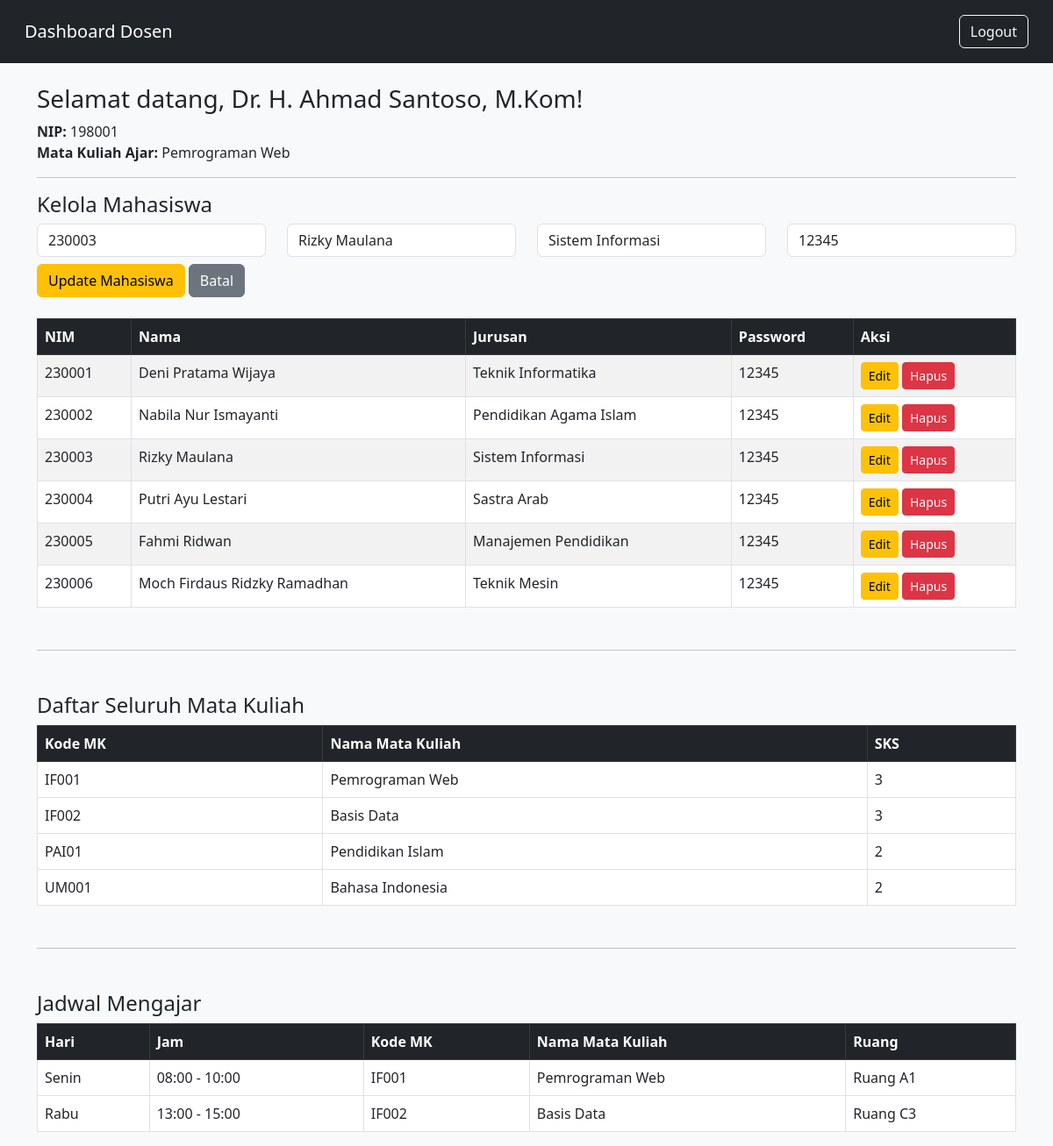
The app's page /dashboard-dosen.php?edit=230003 (signed in) with its own data.
### tables this page shows
CREATE TABLE `dosen` (
  `nip` varchar(10) NOT NULL,
  `nama` varchar(100) DEFAULT NULL,
  `matkul_ajar` varchar(100) DEFAULT NULL,
  `password` varchar(255) DEFAULT NULL
);

CREATE TABLE `mahasiswa` (
  `nim` varchar(10) NOT NULL,
  `nama` varchar(100) DEFAULT NULL,
  `jurusan` varchar(100) DEFAULT NULL,
  `alamat` text DEFAULT NULL,
  `password` varchar(255) DEFAULT NULL
);

CREATE TABLE `matakuliah` (
  `kode_mk` varchar(10) NOT NULL,
  `nama_mk` varchar(100) DEFAULT NULL,
  `sks` int(11) DEFAULT NULL
);

CREATE TABLE `jadwal` (
  `id_jadwal` int(11) NOT NULL,
  `kode_mk` varchar(10) DEFAULT NULL,
  `nip` varchar(10) DEFAULT NULL,
  `nama_dosen` varchar(30) DEFAULT NULL,
  `hari` varchar(20) DEFAULT NULL,
  `jam_mulai` time DEFAULT NULL,
  `jam_selesai` time DEFAULT NULL,
  `ruang` varchar(50) DEFAULT NULL
);

### dashboard-dosen.php (the view, shortened to what this page needs)
<?php
include 'config/koneksi.php';
$dosen = $conn->query("SELECT * FROM dosen WHERE nip='" . $_SESSION['id'] . "'")->fetch_assoc();
$editData = null;
if (isset($_GET['edit'])) {
  $editData = $conn->query("SELECT * FROM mahasiswa WHERE nim='" . $_GET['edit'] . "'")->fetch_assoc();
}
?>
<!DOCTYPE html>
<html>
<head>
  <link href="https://cdn.jsdelivr.net/npm/bootstrap@5.3.0/dist/css/bootstrap.min.css" rel="stylesheet">
  <link rel="stylesheet" href="style.css">
</head>
<body>
<nav class="navbar navbar-dark bg-dark p-3">
  <div class="container-fluid">
    <span class="navbar-brand">Dashboard Dosen</span>
    <a href="logout.php" class="btn btn-outline-light">Logout</a>
  </div>
</nav>
<div class="container mt-4">
  <h3>Selamat datang, <?= $dosen['nama'] ?>!</h3>
  <p><strong>NIP:</strong> <?= $dosen['nip'] ?><br>
     <strong>Mata Kuliah Ajar:</strong> <?= $dosen['matkul_ajar'] ?></p>
  <hr>
  <h4>Kelola Mahasiswa</h4>
  <form method="post" class="mb-4">
    <div class="row">
      <div class="col-md-3 mb-2">
        <input type="text" name="nim" value="<?= $editData['nim'] ?? '' ?>" class="form-control" placeholder="NIM" required <?= isset($editData) ? 'readonly' : '' ?>>
      </div>
      <div class="col-md-3 mb-2">
        <input type="text" name="nama" value="<?= $editData['nama'] ?? '' ?>" class="form-control" placeholder="Nama" required>
      </div>
      <div class="col-md-3 mb-2">
        <input type="text" name="jurusan" value="<?= $editData['jurusan'] ?? '' ?>" class="form-control" placeholder="Jurusan" required>
      </div>
      <div class="col-md-3 mb-2">
        <input type="text" name="password" value="<?= $editData['password'] ?? '' ?>" class="form-control" placeholder="Password" required>
      </div>
    </div>
    <button type="submit" name="<?= isset($editData) ? 'edit' : 'tambah' ?>" class="btn btn-<?= isset($editData) ? 'warning' : 'primary' ?>">
      <?= isset($editData) ? 'Update Mahasiswa' : 'Tambah Mahasiswa' ?>
    </button>
    <?php if (isset($editData)): ?>
      <a href="dashboard-dosen.php" class="btn btn-secondary">Batal</a>
    <?php endif; ?>
  </form>
  <table class="table table-bordered table-striped">
    <thead class="table-dark">
      <tr>
        <th>NIM</th>
        <th>Nama</th>
        <th>Jurusan</th>
        <th>Password</th>
        <th>Aksi</th>
      </tr>
    </thead>
    <tbody>
      <?php
      $mahasiswa = $conn->query("SELECT * FROM mahasiswa ORDER BY nim");
      while ($row = $mahasiswa->fetch_assoc()):
      ?>
      <tr>
        <td><?= $row['nim'] ?></td>
        <td><?= $row['nama'] ?></td>
        <td><?= $row['jurusan'] ?></td>
        <td><?= $row['password'] ?></td>
        <td>
          <a href="?edit=<?= $row['nim'] ?>" class="btn btn-sm btn-warning">Edit</a>
          <a href="?hapus=<?= $row['nim'] ?>" class="btn btn-sm btn-danger" onclick="return confirm('Yakin hapus?')">Hapus</a>
        </td>
      </tr>
      <?php endwhile; ?>
    </tbody>
  </table>
  <hr class="my-5">
  <h4>Daftar Seluruh Mata Kuliah</h4>
  <table class="table table-bordered table-hover">
    <thead class="table-dark">
      <tr>
        <th>Kode MK</th>
        <th>Nama Mata Kuliah</th>
        <th>SKS</th>
      </tr>
    </thead>
    <tbody>
      <?php
      $matkul = $conn->query("SELECT * FROM matakuliah ORDER BY kode_mk");
      while ($row = $matkul->fetch_assoc()):
      ?>
      <tr>
        <td><?= $row['kode_mk'] ?></td>
        <td><?= $row['nama_mk'] ?></td>
        <td><?= $row['sks'] ?></td>
      </tr>
      <?php endwhile; ?>
    </tbody>
  </table>
<hr class="my-5">
<h4>Jadwal Mengajar</h4>
<table class="table table-bordered table-hover">
  <thead class="table-dark">
    <tr>
      <th>Hari</th>
      <th>Jam</th>
      <th>Kode MK</th>
      <th>Nama Mata Kuliah</th>
      <th>Ruang</th>
    </tr>
  </thead>
  <tbody>
    <?php
    $jadwal = $conn->query("
      SELECT j.*, mk.nama_mk
      FROM jadwal j
      JOIN matakuliah mk ON j.kode_mk = mk.kode_mk
      WHERE j.nip = '{$dosen['nip']}'
      ORDER BY FIELD(j.hari, 'Senin', 'Selasa', 'Rabu', 'Kamis', 'Jumat', 'Sabtu'), jam_mulai
    ");
    while ($row = $jadwal->fetch_assoc()):
    ?>
    <tr>
      <td><?= $row['hari'] ?></td>
      <td><?= substr($row['jam_mulai'], 0, 5) ?> - <?= substr($row['jam_selesai'], 0, 5) ?></td>
      <td><?= $row['kode_mk'] ?></td>
      <td><?= $row['nama_mk'] ?></td>
      <td><?= $row['ruang'] ?></td>
    </tr>
    <?php endwhile; ?>
  </tbody>
</table>
</div>
</body>
</html>

### style.css (style rules this page uses)
body { background-color: #f8f9fa; font-family: 'Segoe UI', sans-serif; }

### records on screen
dosen: nama "Dr. H. Ahmad Santoso, M.Kom", nip "198001", matkul_ajar "Pemrograman Web"
mahasiswa: nim "230003", nama "Rizky Maulana", jurusan "Sistem Informasi", password "12345"
mahasiswa: nim "230001", nama "Deni Pratama Wijaya", jurusan "Teknik Informatika", password "12345"
mahasiswa: nim "230002", nama "Nabila Nur Ismayanti", jurusan "Pendidikan Agama Islam", password "12345"
mahasiswa: nim "230004", nama "Putri Ayu Lestari", jurusan "Sastra Arab", password "12345"
mahasiswa: nim "230005", nama "Fahmi Ridwan", jurusan "Manajemen Pendidikan", password "12345"
mahasiswa: nim "230006", nama "Moch Firdaus Ridzky Ramadhan", jurusan "Teknik Mesin", password "12345"
matakuliah: kode_mk "IF001", nama_mk "Pemrograman Web", sks "3"
matakuliah: kode_mk "IF002", nama_mk "Basis Data", sks "3"
matakuliah: kode_mk "PAI01", nama_mk "Pendidikan Islam", sks "2"
matakuliah: kode_mk "UM001", nama_mk "Bahasa Indonesia", sks "2"
jadwal: hari "Senin", jam_mulai "08:00", jam_selesai "10:00", kode_mk "IF001", kode_mk.nama_mk "Pemrograman Web", ruang "Ruang A1"
jadwal: hari "Rabu", jam_mulai "13:00", jam_selesai "15:00", kode_mk "IF002", kode_mk.nama_mk "Basis Data", ruang "Ruang C3"
